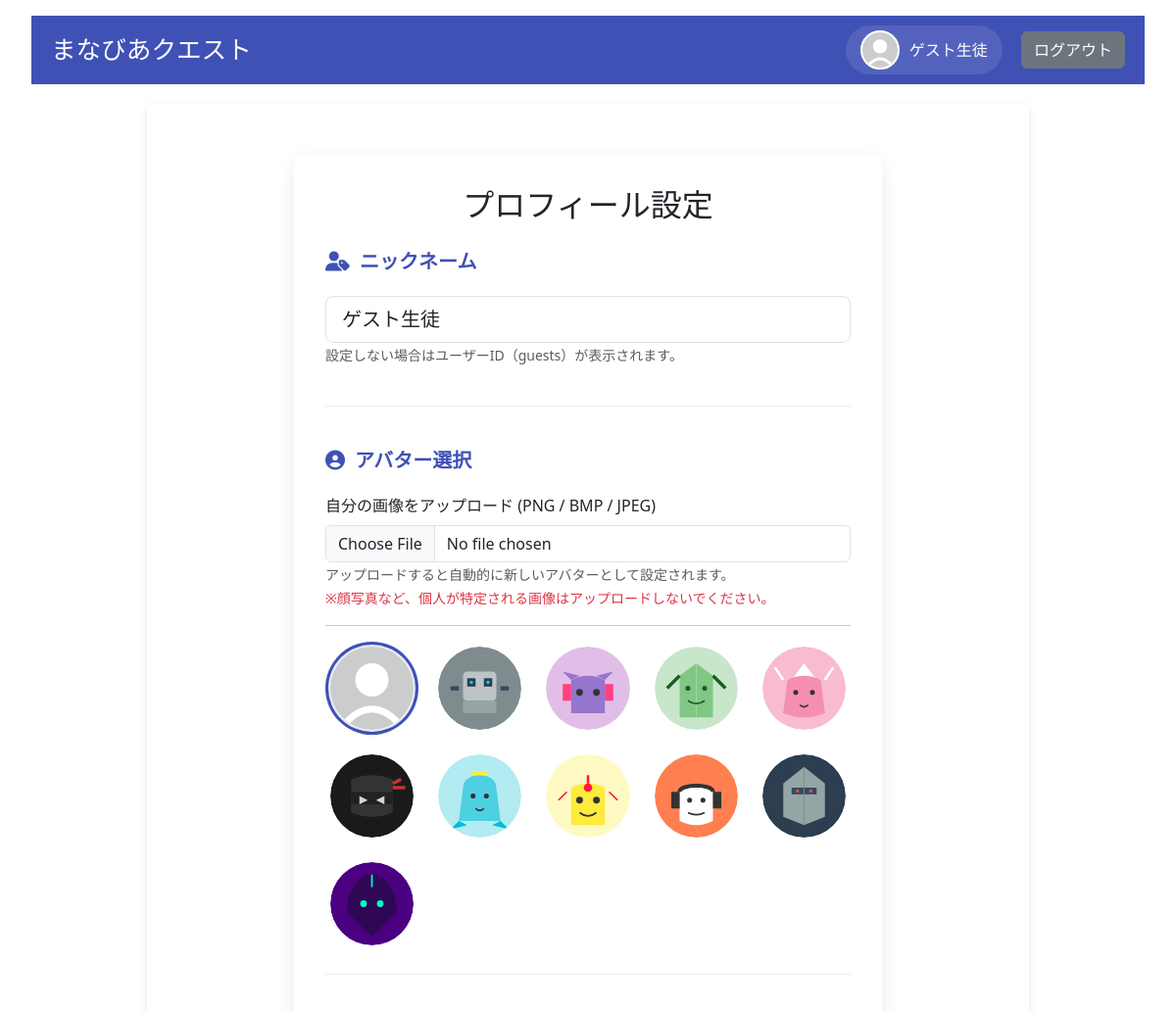
/profile (signed in, upper part), run on an earlier commit of the app's database.
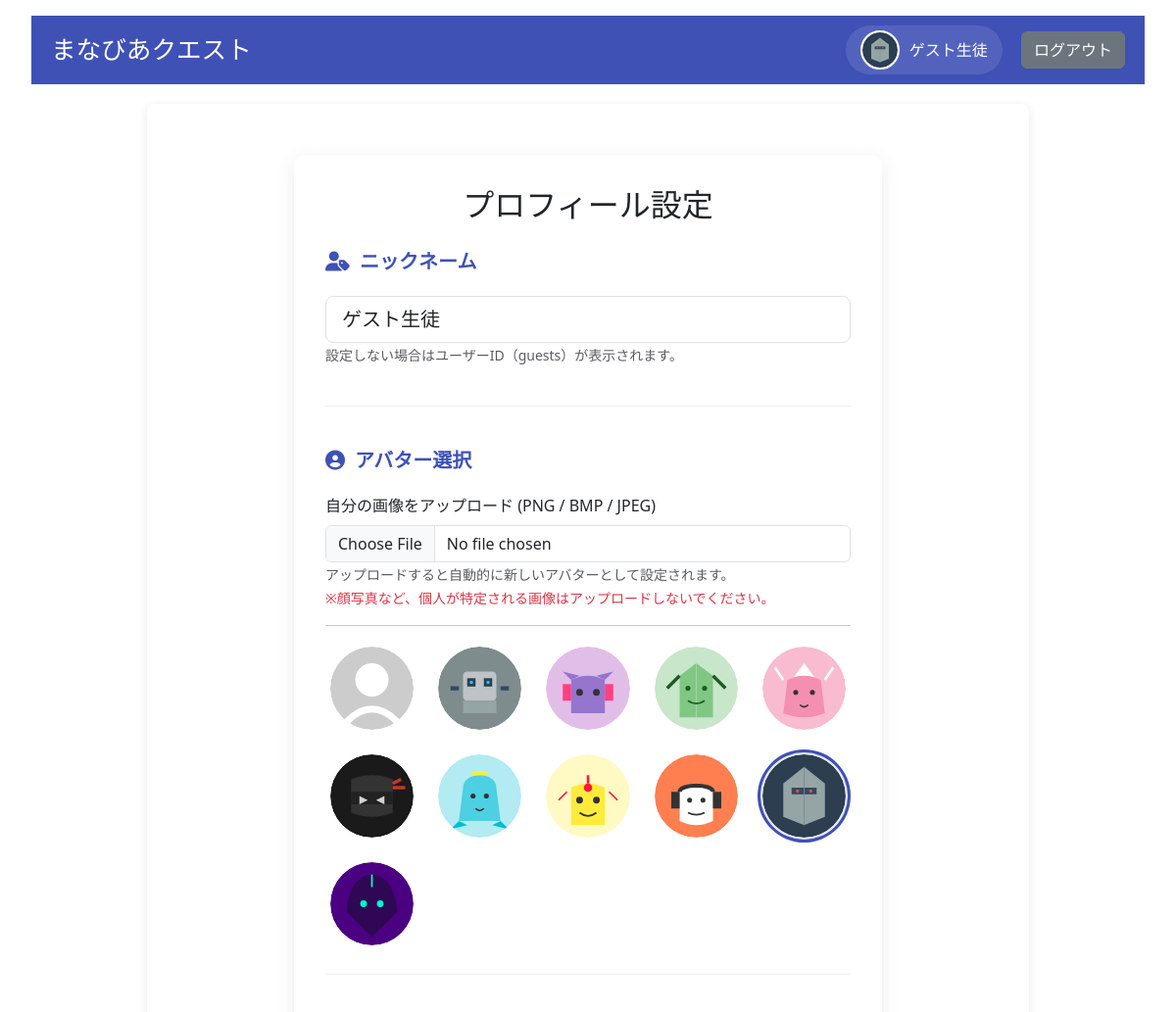
And on a later commit of the database.
### models.py (models this page shows, shortened)
class User(UserMixin, db.Model):
    __tablename__ = 'users'
    id = db.Column(db.Integer, primary_key=True)
    username = db.Column(db.String(80), unique=True, nullable=False)
    password_hash = db.Column(db.String(128), nullable=False)
    role = db.Column(db.String(20), nullable=False)  # 'admin', 'student', 'parent'
    is_first_login = db.Column(db.Boolean, default=True, nullable=False)
    nickname = db.Column(db.String(80), nullable=True)
    avatar = db.Column(db.String(200), nullable=True)
    parent_id = db.Column(db.Integer, db.ForeignKey('users.id'), nullable=True)
    user_level = db.Column(db.Integer, default=1)
    medals = db.Column(db.Integer, default=0)
    user_title = db.Column(db.String(100), default='見習い')
    target_levels_json = db.Column(db.String(200), default='{"math": "Lv1", "english": "Lv1", "japanese": "Lv1"}')
    @property
    def target_levels(self):
        try:
            return json.loads(self.target_levels_json)
        except:
            return {"math": "Lv1", "english": "Lv1", "japanese": "Lv1"}
    children = db.relationship('User', backref=db.backref('parent', remote_side=[id]), lazy='dynamic')
    attempt_logs = db.relationship('QuestAttemptLog', back_populates='user', cascade="all, delete-orphan")
    @property
    def display_name(self):
        return self.nickname if self.nickname else self.username
    @property
    def avatar_url(self):
        if self.avatar:
            return f"/static/images/avatars/{self.avatar}"
        return "/static/images/avatars/default.svg"

### app.py (the view, shortened to what this page needs)
@app.route('/profile', methods=['GET', 'POST'])
@login_required
def profile():
    avatars_dir = os.path.join(app.static_folder, 'images', 'avatars')
    try:
        all_files = os.listdir(avatars_dir)
        avatars = [f for f in all_files if (f.endswith('.svg') or f.endswith('.png') or f.endswith('.jpg'))
                   and (not f.startswith('custom_') or f.startswith(f'custom_{current_user.id}_'))]
        if 'default.svg' in avatars:
            avatars.remove('default.svg')
            avatars.insert(0, 'default.svg')
    except OSError:
        avatars = ['default.svg']
    def parse_level(level_str):
        if level_str.startswith('Lv'):
            try:
                return int(level_str[2:])
            except ValueError:
                pass
        return level_str
    all_levels_raw = safe_query_all(db.session.query(Quest.level).distinct())
    all_levels = sorted(list(set([l[0] for l in all_levels_raw])), key=parse_level)
    math_levels_set = set(l[0] for l in safe_query_all(db.session.query(Quest.level).filter_by(title='math').distinct()))
    target_math = current_user.target_levels.get('math')
    if target_math:
        math_levels_set.add(target_math)
    math_levels = sorted(list(math_levels_set), key=parse_level)
    english_levels_set = set(l[0] for l in safe_query_all(db.session.query(Quest.level).filter_by(title='english').distinct()))
    target_english = current_user.target_levels.get('english')
    if target_english:
        english_levels_set.add(target_english)
    english_levels = sorted(list(english_levels_set), key=parse_level)
    japanese_levels_set = set(l[0] for l in safe_query_all(db.session.query(Quest.level).filter_by(title='japanese').distinct()))
    target_japanese = current_user.target_levels.get('japanese')
    if target_japanese:
        japanese_levels_set.add(target_japanese)
    japanese_levels = sorted(list(japanese_levels_set), key=parse_level)
    return render_template('profile.html', avatars=avatars, all_levels=all_levels,
                           math_levels=math_levels, english_levels=english_levels, japanese_levels=japanese_levels)

### app.py (called while the page is built)
def safe_get(model, ident, retries=5, delay=1.0):
    for i in range(retries):
        try:
            return db.session.get(model, ident)
        except OperationalError as e:
            if "disk I/O error" in str(e) or "database is locked" in str(e):
                app.logger.warning(f"Database get failed (attempt {i+1}/{retries}): {e}. Retrying in {delay}s...")
                time.sleep(delay)
                continue
            raise
    return db.session.get(model, ident)

def safe_query_all(query, retries=5, delay=1.0):
    for i in range(retries):
        try:
            return query.all()
        except OperationalError as e:
            if "disk I/O error" in str(e) or "database is locked" in str(e):
                app.logger.warning(f"Database query all failed (attempt {i+1}/{retries}): {e}. Retrying in {delay}s...")
                time.sleep(delay)
                continue
            raise
    return query.all()

@login_manager.user_loader
def load_user(user_id):
    return safe_get(User, int(user_id))

### templates/profile.html (shortened to what this page needs)
{% extends "base.html" %}
{% block styles %}
<link rel="stylesheet" href="https://cdn.jsdelivr.net/npm/simple-keyboard@latest/build/css/index.css">
{% endblock %}
{% block content %}
<div class="container">
    <div class="profile-container">
        <h2 class="mb-4 text-center">プロフィール設定</h2>
        <form method="POST" id="profile-form" enctype="multipart/form-data">
            <div class="section">
                <div class="section-title">
                    <i class="fas fa-user-tag"></i> ニックネーム
                </div>
                <div class="form-group">
                    <input type="text" name="nickname" class="form-control form-control-lg" value="{{ current_user.nickname or '' }}" placeholder="{{ current_user.username }}">
                    <small class="text-muted">設定しない場合はユーザーID（{{ current_user.username }}）が表示されます。</small>
                </div>
            </div>
            <div class="section">
                <div class="section-title">
                    <i class="fas fa-user-circle"></i> アバター選択
                </div>
                <div class="mb-3">
                    <label class="form-label">自分の画像をアップロード (PNG / BMP / JPEG)</label>
                    <input type="file" name="avatar_file" class="form-control" accept=".png,.bmp,.jpg,.jpeg">
                    <small class="text-muted">
                        アップロードすると自動的に新しいアバターとして設定されます。<br>
                        <span class="text-danger">※顔写真など、個人が特定される画像はアップロードしないでください。</span>
                    </small>
                </div>
                <hr>
                <div class="avatar-gallery">
                    {% for avatar_file in avatars %}
                    <div class="avatar-option {{ 'selected' if current_user.avatar == avatar_file }}" data-filename="{{ avatar_file }}">
                        <img src="{{ url_for('static', filename='images/avatars/' + avatar_file) }}" alt="{{ avatar_file }}">
                    </div>
                    {% endfor %}
                </div>
            </div>
        </form>
    </div>
</div>
{% endblock %}

### templates/base.html (shortened to what this page needs)
<!DOCTYPE html>
<html lang="ja">
<head>
    <link rel="stylesheet" href="{{ url_for('static', filename='css/style.css') }}">
    <link href="https://cdn.jsdelivr.net/npm/bootstrap@5.3.2/dist/css/bootstrap.min.css" rel="stylesheet">
    <link rel="stylesheet" href="https://cdnjs.cloudflare.com/ajax/libs/font-awesome/6.5.1/css/all.min.css">
    {% block styles %}{% endblock %}
</head>
<body>
    <header>
        <h1>まなびあクエスト</h1>
        <nav>
            {% if current_user.is_authenticated %}
            <a href="{{ url_for('profile') }}" class="nav-profile">
                <div class="avatar-container">
                    <img src="{{ current_user.avatar_url }}">
                </div>
                <span>{{ current_user.display_name }}</span>
            </a>
            {% endif %}
            <a href="{{ url_for('logout') }}" class="btn btn-secondary">ログアウト</a>
        </nav>
    </header>
    <main>
        {% block content %}{% endblock %}
    </main>
</body>
</html>

### static/css/style.css (style rules this page uses)
body { font-family: "Helvetica Neue", Helvetica, Arial, sans-serif; background-color: #f5f7fa; color: #333333; margin: 0; padding: 1rem 2rem; line-height: 1.6; }
header { background-color: #3f51b5; color: white; padding: 10px 20px; display: flex; align-items: center; justify-content: space-between; min-height: 60px; }
header h1 { margin: 0; font-size: 1.6rem; white-space: nowrap; }
nav { display: flex; align-items: center; gap: 1.2rem; flex-shrink: 0; }
.nav-profile { display: flex; align-items: center; gap: 10px; color: white; text-decoration: none; background: rgba(255,255,255,0.1); padding: 5px 15px; border-radius: 30px; transition: background 0.2s; }
.avatar-container { width: 40px; height: 40px; border-radius: 50%; overflow: hidden; background-color: #eee; flex-shrink: 0; border: 2px solid white; }
.avatar-container img { width: 100%; height: 100%; object-fit: cover; margin-right: 0; }
main { max-width: 900px; margin: 20px auto; padding: 20px; background-color: white; border-radius: 8px; box-shadow: 0 2px 8px rgba(0,0,0,0.1); }
h1, h2 { color: #3f51b5; margin-top: 0; }
img { max-width: 100%; height: auto; margin-right: 10px; }
.btn { display: inline-block; padding: 10px 20px; font-size: 16px; font-weight: 600; text-decoration: none; border-radius: 4px; border: none; cursor: pointer; transition: background-color 0.3s ease, opacity 0.2s ease; user-select: none; text-align: center; }
.btn-secondary { background-color: #e0e0e0; color: #333; }

### templates/profile.html (style rules this page uses)
.profile-container { max-width: 600px; margin: 2rem auto; padding: 2rem; background: white; border-radius: 12px; box-shadow: 0 4px 20px rgba(0,0,0,0.08); }
.section { margin-bottom: 2.5rem; padding-bottom: 1.5rem; border-bottom: 1px solid #eee; }
.section-title { font-size: 1.25rem; font-weight: bold; margin-bottom: 1.2rem; color: #3f51b5; display: flex; align-items: center; gap: 10px; }
.avatar-gallery { display: grid; grid-template-columns: repeat(auto-fill, minmax(80px, 1fr)); gap: 15px; margin-top: 1rem; }
.avatar-option { cursor: pointer; border: 3px solid transparent; border-radius: 50%; transition: all 0.2s; padding: 2px; }
.avatar-option.selected { border-color: #3f51b5; background-color: #e8eaf6; }
.avatar-option img { width: 100%; height: 100%; border-radius: 50%; display: block; }
.form-group { margin-bottom: 1rem; }

What changed in the data, as far as the page shows it:
changed User "ゲスト生徒": avatar_url: picture added in place of a placeholder; avatar "default.svg" → "avatar1.svg" (drawn)
